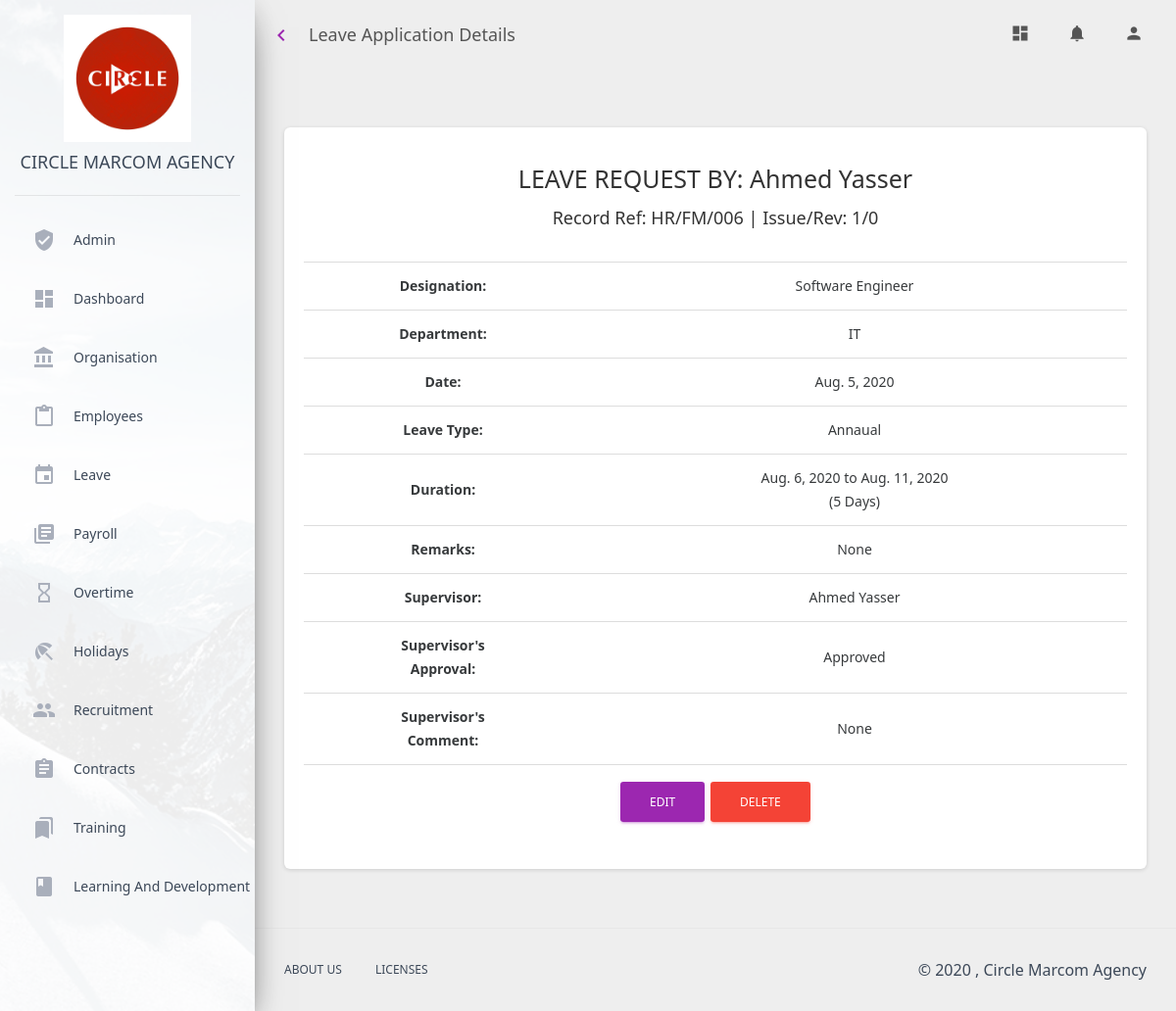
The app's page /leave/leave_application_details/1/user/ (signed in) with its own data.
### leave/models.py (models this page shows, shortened)
class LeaveApplication(models.Model):
    employee = models.ForeignKey(Employee, on_delete=models.CASCADE, related_name="Employees")
    department = models.ForeignKey(Department, on_delete=models.CASCADE)
    team = models.ForeignKey(Team, on_delete=models.CASCADE)
    leave_type = models.ForeignKey(Leave_Types, on_delete=models.CASCADE)
    apply_date = models.DateField(default=timezone.now)
    start_date = models.DateField()
    end_date = models.DateField()
    no_of_days = models.IntegerField(default=1)
    supervisor = models.ForeignKey(Employee, on_delete=models.CASCADE,
                                   related_name="Supervisor", blank=True, null=True)
    supervisor_status = models.CharField(max_length=15, default="Pending")
    supervisor_comment = models.TextField(blank=True, null=True, default="None")
    hod = models.ForeignKey(Employee, on_delete=models.CASCADE, related_name="hod", \
                            blank=True, null=True)
    hod_status = models.CharField(max_length=15, default="Pending")
    hod_comment = models.TextField(blank=True, null=True, default="None")
    hr = models.ForeignKey(Employee, on_delete=models.CASCADE, related_name="hr", \
                           blank=True, null=True)
    hr_status = models.CharField(max_length=15, default="Pending")
    hr_comment = models.TextField(blank=True, null=True,default="None")
    overall_status = models.CharField(max_length=10, default="Pending")
    remarks = models.TextField(default="None")
    balance = models.IntegerField(default=0)

class Leave_Types(models.Model):
    leave_type = models.CharField(max_length=45)
    leave_days = models.IntegerField()
    description = models.TextField()
    def __str__(self):
        return self.leave_type

### employees/models.py (models this page shows, shortened)
class Employee(models.Model):
    objects = None
    first_name = models.CharField(max_length=30)
    last_name = models.CharField(max_length=30)
    basic_salary = models.IntegerField(default=1000000)
    bonus = models.IntegerField(default=0)
    grade = models.CharField(max_length=3, default="")
    gender = models.CharField(max_length=10)
    start_date = models.DateField()
    marital_status = models.CharField(max_length=10)
    dob = models.DateField()
    nationality = models.CharField(max_length=20)
    nssf_no = models.CharField(max_length=20)
    telephone_no = models.CharField(max_length=20)
    residence_address = models.CharField(max_length=20)
    national_id = models.CharField(max_length=20)
    ura_tin = models.CharField(max_length=20)
    annual_allowance = models.IntegerField(default=21)
    leave_balance = models.IntegerField(default=21)
    balance_last_year = models.IntegerField(default=0)
    leave_status = models.CharField(max_length=45, default="At Work")
    image_url = models.CharField(max_length=20, default="")
    status = models.CharField(max_length=20, default="Active")
    title = models.CharField(max_length=10, blank=True)
    work_station = models.CharField(max_length=20, blank=True)
    currency = models.ForeignKey(Currency, on_delete=models.CASCADE, blank=True, default=1)
    lunch_allowance = models.IntegerField(default=0)
    @property
    def position(self):
        return self.organisationdetail.position.name
    def __str__(self):
        return self.first_name + " " + self.last_name

### organisation_details/models.py (models this page shows, shortened)
class OrganisationDetail(models.Model):
    employee = models.OneToOneField(Employee, on_delete=models.CASCADE)
    department = models.ForeignKey(Department, on_delete=models.CASCADE, blank=True)
    position = models.ForeignKey(Position, on_delete=models.CASCADE, blank=True)
    team = models.ForeignKey(Team, on_delete=models.CASCADE, blank=True)

class Position(models.Model):
    name = models.CharField(max_length=45, unique=True)
    number_of_slots = models.IntegerField()
    type = models.CharField(max_length=20, default="Full Time")
    salary_scale = models.ForeignKey(SalaryScale, on_delete=models.CASCADE, blank=True, null=False)
    currency = models.ForeignKey(Currency, on_delete=models.CASCADE, blank=True)
    description = models.TextField(blank=True)
    def __str__(self):
        return self.name

class Department(models.Model):
    name = models.CharField(max_length=45, unique=True)
    hod = models.ForeignKey(Employee, on_delete=models.CASCADE, blank=True, null=True)
    status = models.CharField(max_length=15, default="Active")
    def __str__(self):
        return self.name

### leave/views.py (the view)
# urls.py: path('leave_application_details/<int:id>/<str:role>/', views.leave_application_details, name="leave_application_details"),
@login_required
def leave_application_details(request, id, role):
    leave_application = LeaveApplication.objects.get(id=id)
    context = {
        "leave_application": leave_application,
        "role": role
    }
    return render(request, "leave/leave_application_details.html", context)

### ems_auth/models.py (called while the page is built)
    @property
    def get_unread_notifications(self):
        return self.notification_set.filter(status="Unread")

### leave/templates/leave/leave_application_details.html (shortened to what this page needs)
{% extends './base.html'%}
{% load static %}
{% load javascript_settings_tags %}
{% block page_title %}Leave Application Details{% endblock %}
{%block content%}
<div class="content">
    <div class="container-fluid">
        <div class="row">
            <div class="col-md-12">
                <div class="card card-profile">
                    <div class="card-body">
                        <h3>LEAVE REQUEST BY: <b>{{leave_application.employee.first_name}} {{leave_application.employee.last_name}}</b></h3>
                        <h4>Record Ref:	HR/FM/006 | Issue/Rev: 1/0</h4>
                        <table class="table table-small">
                            <form method="POST" id="leave_form" >
                                <tr>
                                    <td><strong></strong></td>
                                    <td>
                                    </td>
                                </tr>
                                <tr>
                                    <th>Designation:</th>
                                    <td>{{leave_application.employee.organisationdetail.position}}</td>
                                </tr>
                                <tr>
                                    <th scope="row">Department:</th>
                                    <td>{{leave_application.employee.organisationdetail.department}}</td>
                                </tr>
                                <tr>
                                    <th scope="row">Date:</th>
                                    <td>{{leave_application.apply_date}}</td>
                                </tr>
                                <tr>
                                    <th scope="row">Leave Type:</th>
                                    <td>{{leave_application.leave_type}}</td>
                                </tr>
                                <tr>
                                    <th scope="row">Duration:</th>
                                    <td>
                                        {{leave_application.start_date}}
                                        to {{leave_application.end_date}} <br>
                                        ({{leave_application.no_of_days}} Days)
                                    </td>
                                </tr>
                                <tr>
                                    <th scope="row">Remarks:</th>
                                    <td>{{leave_application.remarks}}</td>
                                </tr>
                                {% if role == "is_supervisor"%}
                                {% else %}
                                    {% if leave_application.supervisor%}
                                        <tr>
                                            <th scope="row">Supervisor:</th>
                                            <td>{{leave_application.supervisor}}</td>
                                        </tr>
                                        <tr>
                                            <th scope="row">Supervisor's<br>Approval:</th>
                                            <td>{{leave_application.supervisor_status}}</td>
                                        </tr>
                                        <tr>
                                            <th scope="row">Supervisor's <br>Comment:</th>
                                            <td>{{leave_application.supervisor_comment}}</td>
                                        </tr>
                                    {% endif %}
                                {% endif %}
                                {% if role == "user"%}
                                    {% if leave_application.overall_status != "Approved"%}
                                        <tr>
                                            <td colspan=2>
                                                <button class="btn btn-primary" type="button" id="edit_btn"
                                                data-toggle="modal" data-target="#modal_edit_leave">
                                                    Edit
                                                </button>
                                                <button class="btn btn-danger" type="button" id="delete_btn"
                                                data-toggle="modal" data-target="#modal_delete_leave">
                                                    Delete
                                                </button>
                                            </td>
                                        </tr>
                                    {% endif %}
                                {% endif %}
                            </form>
                        </table>
                    </div>
                </div>
            </div>
        </div>
    </div>
</div>
{%endblock%}

### records on screen
LeaveApplication: employee.first_name "Ahmed", employee.last_name "Yasser", employee.organisationdetail.position "Software Engineer", employee.organisationdetail.department "IT", apply_date "Aug. 5, 2020", leave_type "Annaual", start_date "Aug. 6, 2020", end_date "Aug. 11, 2020", no_of_days "5", remarks "None", supervisor "Ahmed Yasser", supervisor_status "Approved", supervisor_comment "None"
